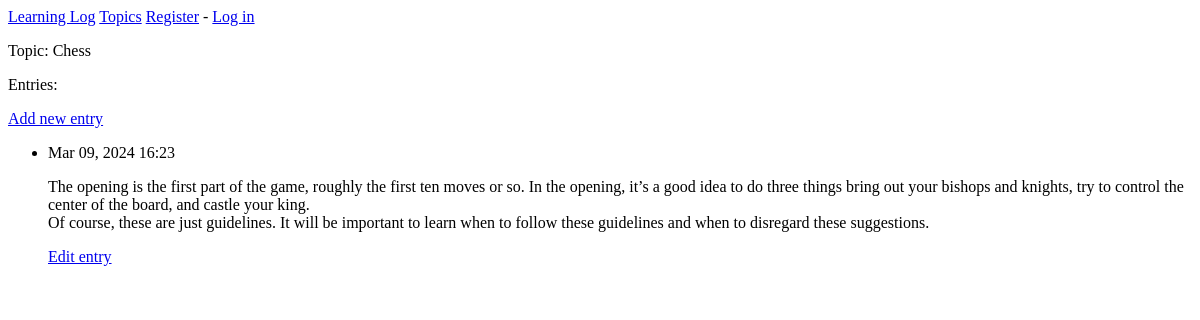
The app's page /topics/1/, older data.
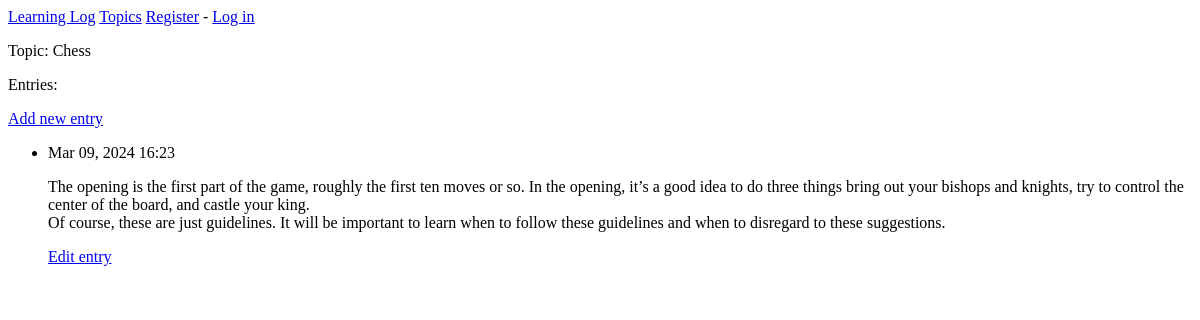
The same page, newer data.
### learning_logs/models.py (models this page shows, shortened)
class Topic(models.Model):
    text = models.CharField(max_length=200)
    date_added = models.DateTimeField(auto_now_add=True)

class Entry(models.Model):
    topic = models.ForeignKey(Topic, on_delete=models.CASCADE)
    text = models.TextField()
    date_added = models.DateTimeField(auto_now_add=True)
    class Meta:
        verbose_name_plural = 'entries'

### learning_logs/views.py (the view)
# urls.py: path('topics/<int:topic_id>/', views.topic, name='topic'),
def topic(request, topic_id):
    topic = Topic.objects.get(id=topic_id)
    entries = topic.entry_set.order_by('-date_added')
    context = {'topic': topic, 'entries': entries}
    return render(request, 'learning_logs/topic.html', context)

### learning_logs/templates/learning_logs/topic.html
{% extends 'learning_logs/base.html' %}
{% block content %}
<p>Topic: {{ topic.text }}</p>
<p>Entries:</p>
<p>
    <a href="{% url 'learning_logs:new_entry' topic.id %}">Add new entry</a>
</p>
    <ul>
        {% for entry in entries %}
        <li>
        <p>{{ entry.date_added|date:'M d, Y H:i' }}</p>
        <p>{{ entry.text|linebreaks }}</p>
        </li>
        <p>
            <a href="{% url 'learning_logs:edit_entry' entry.id %}">Edit entry</a>
        </p>
        {% empty %}
        <li>There are no entries for this topic yet.</li>
        {% endfor %}
    </ul>
{% endblock content %}

### learning_logs/templates/learning_logs/base.html (shortened to what this page needs)
<p>
    <a href="{% url 'learning_logs:index' %}">Learning Log</a>
    <a href="{% url 'learning_logs:topics' %}">Topics</a>
    {% if user.is_authenticated %}
        Hello, {{ user.username }}.
    {% else %}
        <a href="{% url 'accounts:register' %}">Register</a> -
        <a href="{% url 'accounts:login' %}">Log in</a>
    {% endif %}
</p>
{% block content %}{% endblock content %}

Row changes from the older to the newer data that the page shows:
changed Entry: text "…and when to disregard these suggestions." → "…and when to disregard to these suggestions."
